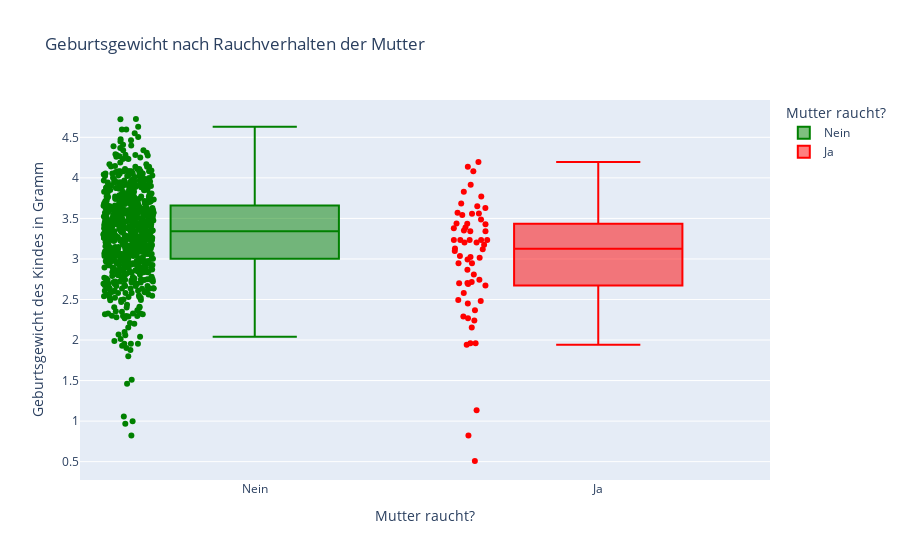

Notebook source saved alongside this figure:
### Code cell
# 6. Gibt es einen Zusammenhang zwischen dem Geburtsgewicht des Kindes und dem Rauchstatus?

fig = px.box(
    df_clean,
    x="Mutter raucht",
    y="Geburtsgewicht Kind",
    color="Mutter raucht",  # Farbe basiert auf dieser Spalte
    color_discrete_map={"Nein": "green", "Ja": "red"},  # → individuelle Farben
    points="all",  # zeigt auch alle Einzelpunkte
    title="Geburtsgewicht nach Rauchverhalten der Mutter",
    labels={
        "Mutter raucht": "Mutter raucht?",
        "Geburtsgewicht Kind": "Geburtsgewicht des Kindes in Gramm"
    }
)

fig.update_traces(hovertemplate="Rauchstatus: %{x}<br>Gewicht: %{y} g")
fig.show()

### Figure 1 — Plotly figure (JSON) as saved in the notebook; plotly's stock layout.template omitted (floating-point values rounded to 4 significant figures; data arrays with more than 128 entries replaced by an {"elided": "..."} marker saying what was removed)
{"data": [{"alignmentgroup": "True", "boxpoints": "all", "hovertemplate": "Rauchstatus: %{x}<br>Gewicht: %{y} g", "legendgroup": "Nein", "marker": {"color": "green"}, "name": "Nein", "notched": false, "offsetgroup": "Nein", "orientation": "v", "showlegend": true, "type": "box", "x": {"elided": "732 str values"}, "x0": " ", "xaxis": "x", "y": {"elided": "732 float values"}, "y0": " ", "yaxis": "y"}, {"alignmentgroup": "True", "boxpoints": "all", "hovertemplate": "Rauchstatus: %{x}<br>Gewicht: %{y} g", "legendgroup": "Ja", "marker": {"color": "red"}, "name": "Ja", "notched": false, "offsetgroup": "Ja", "orientation": "v", "showlegend": true, "type": "box", "x": ["Ja", "Ja", "Ja", "Ja", "Ja", "Ja", "Ja", "Ja", "Ja", "Ja", "Ja", "Ja", "Ja", "Ja", "Ja", "Ja", "Ja", "Ja", "Ja", "Ja", "Ja", "Ja", "Ja", "Ja", "Ja", "Ja", "Ja", "Ja", "Ja", "Ja", "Ja", "Ja", "Ja", "Ja", "Ja", "Ja", "Ja", "Ja", "Ja", "Ja", "Ja", "Ja", "Ja", "Ja", "Ja", "Ja", "Ja", "Ja", "Ja", "Ja", "Ja", "Ja", "Ja", "Ja", "Ja", "Ja", "Ja", "Ja", "Ja", "Ja", "Ja", "Ja"], "x0": " ", "xaxis": "x", "y": [2.717, 3.202, 2.155, 1.96, 3.379, 2.672, 3.016, 2.495, 4.196, 2.69, 2.948, 3.035, 3.438, 4.082, 3.629, 3.234, 3.352, 2.291, 3.828, 2.241, 3.234, 3.429, 3.234, 2.699, 3.434, 3.769, 4.137, 1.134, 0.508, 3.543, 0.821, 3.556, 3.488, 2.703, 3.343, 3.234, 2.481, 3.13, 2.268, 2.948, 3.121, 3.025, 2.368, 3.202, 2.449, 1.96, 2.867, 3.343, 2.808, 3.388, 3.561, 3.234, 3.175, 2.581, 3.57, 1.941, 2.994, 3.683, 3.098, 3.914, 2.744, 3.651], "y0": " ", "yaxis": "y"}], "layout": {"boxmode": "overlay", "legend": {"title": {"text": "Mutter raucht?"}, "tracegroupgap": 0}, "title": {"text": "Geburtsgewicht nach Rauchverhalten der Mutter"}, "xaxis": {"anchor": "y", "categoryarray": ["Nein", "Ja"], "categoryorder": "array", "domain": [0, 1], "title": {"text": "Mutter raucht?"}}, "yaxis": {"anchor": "x", "domain": [0, 1], "title": {"text": "Geburtsgewicht des Kindes in Gramm"}}}}
